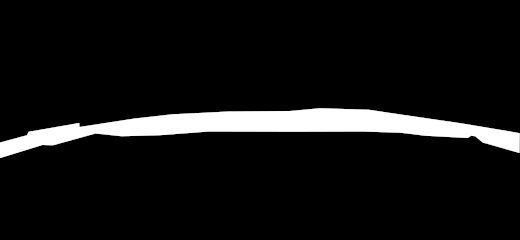
#> input picture Report code/ROC/ROC_dataset/mask/1_mask.png, 520 x 240 px; its folder holds 4 pictures in this run
$ python ROC_floordetect_edit_pim.py
#> lines starting #> are read from the running program, lines starting #| are printed output that depends on the picture; after the words box and inside, x2 and y2 are one past the last pixel; in counts of white or black regions, pixels touching at a corner belong together; pictures that were not available may be replaced by others from this repository, and a replacement may not be noted
from PIL import Image
import numpy as np
import matplotlib.pyplot as plt
import sys
import warnings

if sys.version_info[0] < 3:
    warnings.warn("This script should run using Python 3, which is currently not the case. The plot might not generate correctly.")

path = './ROC_dataset/'


def green_filter(im, param):
    """ This filter is a simple color filter around green.

    :param im: image to be filtered
    :param param: filter parameter that will be varied between 0.0 and 1.0
    :return: filtered image where detected objects have a value of [255,255,255]
    """
    # Set up the filter based on the input parameter
    # TODO: convert to YUV
    filter_width = np.array([0, 0, 0]) + param*255 # allowable range
    color_green = np.array([0, 128, 0])

    w, h = im.size

    # Load pixel data
    im_pixels = np.asarray(im.getdata(), dtype=int)

    # Create mask for detected floor: these are the pixel indices at which the filter applies
    mask = np.all(im_pixels > color_green - filter_width, axis=1) * np.all(im_pixels < color_green + filter_width,
                                                                            axis=1)
    print("mask.shape",mask.shape)
    # Create image where floor is white
    filtered_im = Image.new('RGB', (w, h), color=(0, 0, 0))
    filtered_im_pixels = np.asarray(filtered_im.getdata())
    filtered_im_pixels[mask] = [255, 255, 255]
    filtered_im.putdata([tuple(pix) for pix in filtered_im_pixels])

    return filtered_im


def RGB2YUV( rgb ):

    m = np.array([[ 0.29900, -0.16874,  0.50000],
                 [0.58700, -0.33126, -0.41869],
                 [ 0.11400, 0.50000, -0.08131]])

    yuv = np.dot(rgb,m)
    yuv[:,:,1:]+=128.0
    return yuv

def YUV2RGB( yuv ):

    m = np.array([[ 1.0, 1.0, 1.0],
                 [-0.000007154783816076815, -0.3441331386566162, 1.7720025777816772],
                 [ 1.4019975662231445, -0.7141380310058594 , 0.00001542569043522235] ])

    rgb = np.dot(yuv,m)
    rgb[:,:,0]-=179.45477266423404
    rgb[:,:,1]+=135.45870971679688
    rgb[:,:,2]-=226.8183044444304
    return rgb

def green_filter_yuv(im, param):
    """ This filter is a simple color filter around green.

    :param im: image to be filtered
    :param param: filter parameter that will be varied between 0.0 and 1.0
    :return: filtered image where detected objects have a value of [255,255,255]
    """
    # Set up the filter based on the input parameter
    # TODO: convert to YUV


    slide = np.array([param*255, 0, 0]) # allowable range
    color_green_upper = np.array([140, 150, 180])     #80 is the bandwidth
    color_green_lower = np.array([140, 0, 0])

    w, h = im.size

    # Load pixel data
    im_pixels = np.asarray(im.getdata(), dtype=int)

    im_pixels = im_pixels.reshape(240,520,3)

    # [5 lines of commented-out code are left out]
    im_pixels = RGB2YUV(im)
    # print("im_pixels na",im_pixels.shape)
    # print("im_pixels enkele na",im_pixels[10][10])


    im_pixels = im_pixels.reshape(124800,3)
    #print("im_pixels na na",im_pixels.shape)
    # Create mask for detected floor: these are the pixel indices at which the filter applies
    #mask = np.all(im_pixels < color_green_upper + slide, axis=1) * np.all(im_pixels > color_green_lower + slide, axis=1)
    mask = np.all(im_pixels < color_green_upper + slide, axis=1) * np.all(im_pixels > color_green_lower - slide, axis=1)
    #print(mask.shape)

    #print("mask.shape",mask.shape)
    # Create image where floor is white
    filtered_im = Image.new('RGB', (w, h), color=(0, 0, 0))
    filtered_im_pixels = np.asarray(filtered_im.getdata())
    filtered_im_pixels[mask] = [255, 255, 255]
    filtered_im.putdata([tuple(pix) for pix in filtered_im_pixels])

    plt.imshow(filtered_im, interpolation='nearest')
    plt.show()

    return filtered_im


def generate_ROC_plot():
    """ Generates a simple ROC plot"""
    plot_data = []
    n_images = 5    # Number of images in folder
    for param in np.linspace(0.1, 0.3, 20):
        # Initialize totals
        true_positives = 0
        false_positives = 0
        ground_truth_positives = 0
        ground_truth_negatives = 0

        for i in range(1, n_images + 1):                                    #in range should be from 1 but now 2 to check other images
            # Set image paths
            original_path = path + 'original/' + str(i) + '_original.jpg'
            ground_truth_path = path + 'mask/' + str(i) + '_mask.png'

            # Analyze ground truth image
            ground_truth_im = Image.open(ground_truth_path, 'r')
#> ground_truth_im is the input picture: PIL image 520x240 RGB; min 0, max 255, mean 19.6
            ground_truth_pixels = np.asarray(ground_truth_im.getdata())
            ground_truth_floor = np.all(ground_truth_pixels == [255, 255, 255], axis=1)

            # Analyze original image
            im = Image.open(original_path, 'r')
            filtered_im = green_filter_yuv(im, param)
#> in green_filter_yuv, `im_pixels = im_pixels.reshape(240,520,3)`:
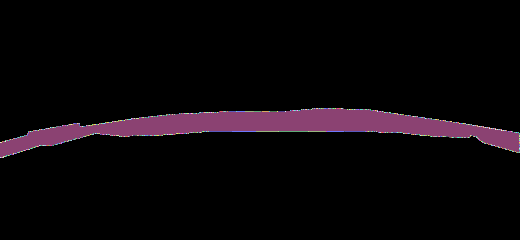
#> im_pixels: shape (240, 520, 3) int64; 165 distinct labels, from 0 to 255; one colour per label, 0 black
#> in RGB2YUV, `yuv = np.dot(rgb,m)`:
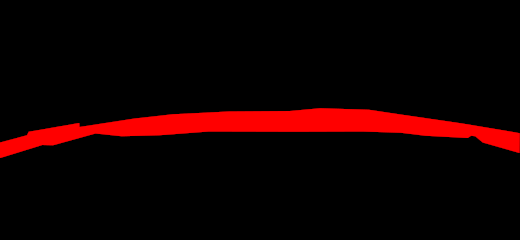
#> yuv: shape (240, 520, 3) float64; mean R, G, B 19.6, 0, 0; drawn with min black and max white
#> in RGB2YUV, `yuv[:,:,1:]+=128.0`:
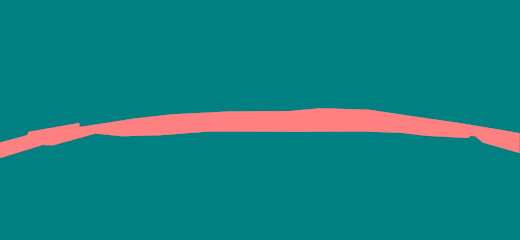
#> yuv: shape (240, 520, 3) float64; mean R, G, B 19.6, 128, 128
#> in green_filter_yuv, `filtered_im = Image.new('RGB', (w, h), color=(0, 0, 0))`: filtered_im: PIL image 520x240 RGB; every value is 0
#> in green_filter_yuv, `filtered_im.putdata([tuple(pix) for pix in filtered_im_pixels])`:
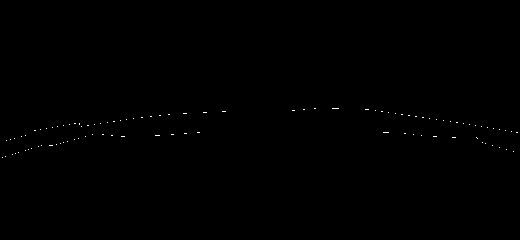
#> filtered_im: PIL image 520x240 RGB; 0.13% white in thin lines or dots, all inside (x1, y1, x2, y2) = (2, 108, 518, 158)
            #filtered_im = green_filter(im, param)                                                #change from rgb to yuv version
            filtered_im_pixels = np.asarray(filtered_im.getdata())
            filtered_im_floor = np.all(filtered_im_pixels == [255, 255, 255], axis=1)


            # Update totals of positives/negatives
            true_positives += np.sum((filtered_im_floor == True) & (ground_truth_floor == True))
#> true_positives = 0
            false_positives += np.sum((filtered_im_floor == True) & (ground_truth_floor == False))
#> false_positives = 166

            ground_truth_positives += np.sum((ground_truth_floor == True))
#> ground_truth_positives = 8787
            ground_truth_negatives += np.sum((ground_truth_floor == False))
#> ground_truth_negatives = 116013

        # Calculate rates
        false_positive_rate = false_positives / ground_truth_negatives
        true_positive_rate = true_positives / ground_truth_positives

        # Add datapoint to plot_data
        plot_data.append((false_positive_rate, true_positive_rate))

    # Create x and y data from plot_data
    x = [item[0] for item in plot_data]
    y = [item[1] for item in plot_data]

    print(f"x = {x}\ny = {y}")

    # Plot
    plt.plot(x, y)
    plt.xlabel("False Positive Rate")
    plt.ylabel("True Positive Rate")
    plt.xlim(0, 1)
    plt.ylim(0, 1)
    plt.grid()
    plt.show()


# Main script
#> (the run stopped early here; a loop or call above may not have finished)
